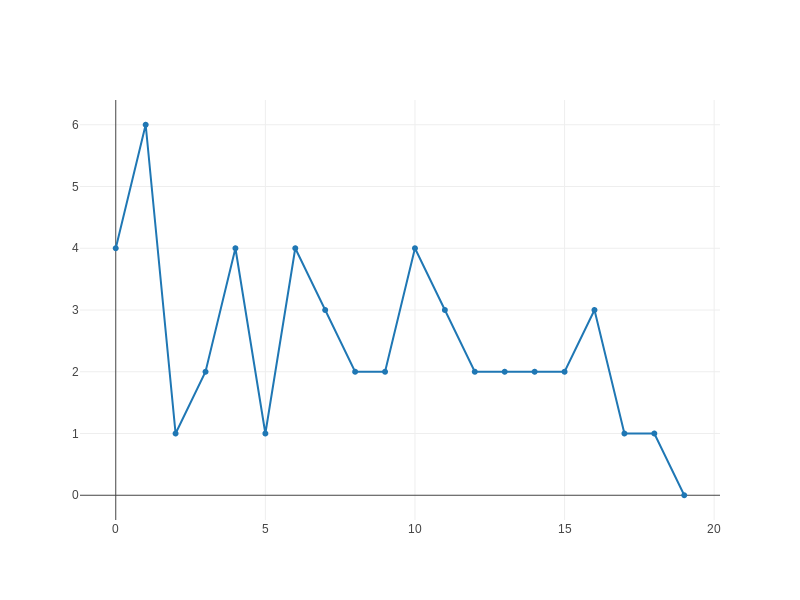

Source code (Python):
''' Lab 1
Исследование однослойных нейронных сетей на примере
моделирования булевых выражений

Цель: Исследовать функционирование простейшей нейронной сети (НС) на базе
нейрона с нелинейной функцией активации и ее обучение по правилу Видроу-Хоффа.

Вариант 15.

b_f = NOT((x1 + x2)x3 + x3x4)
f_a: 1,4
'''

from operator import and_, or_, not_
import numpy as np
import plotly.offline as offline
import plotly.graph_objs as go
import matplotlib.pyplot as plt
import matplotlib
import pdb


def AND(x1, x2):
    return and_(x1, x2)


def OR(x1, x2):
    return or_(x1, x2)


def NOT(x):
    return not_(x)


def initialize():
    n = 4  # variables number
    W = np.zeros(n + 1)  # [0., 0., 0., 0., 0.]
    X = []
    i = 0
    while i < 2**int(n):
        x = list(format(i, f'0{n}b'))
        x = [int(n) for n in x]
        X.append(x)
        i += 1
    F = get_F(X)
    return F,  W


def get_F(X):
    F = list()
    target_function = []
    for element in X:
        v1 = OR(element[0], element[1])
        v2 = AND(v1, element[2])
        v3 = AND(element[2], element[3])
        v4 = OR(v2, v3)
        value = NOT(v4)  # - - my function
        # v1 = NOT(element[1])
        # v2 = OR(v1, element[3])
        # v3 = AND(v2, element[0])
        # v4 = AND(element[0], element[2])
        # v5 = OR(v3, v4)
        # value = NOT(v5)
        # v1 = element[0]
        # v2 = element[1]
        # v3 = AND(v1, v2)
        # v4 = NOT(v3)
        # v5 = AND(element[2], element[3])
        # value = AND(v4, v5)
        target_function.append(int(value))
    for element in X:
        element.insert(0, 1)  # fictional x0 for delta-rule
    for i in range(len(X)):
        F.append((np.array(X[i]), target_function[i]))
    return F


def unit_step(x): return 0. if x < 0 else 1.


def training_perceptron(initializer):
    eta = 0.3  # training norma
    k = 0
    data, W = initializer

    k_s = []  # Era numbers for graph
    sum_errors = []  # Sum Error numbers by each Era for graph
    X = [x[0] for x in data]
    Y = [y[1] for y in data]

    y_pred = np.ones(len(data))
    errors = np.ones(len(data))

    while np.sum(errors) != 0:
        outputs = []
        print(f'{k}', end='; ')
        if k < 10:
            print(f' {W}', end='; ')
        else:
            print(f'{W}', end='; ')
        for i in range(0, len(X)):
            net = np.dot(X[i], W)
            y_net = unit_step(net)
            outputs.append(y_net)
            y_pred[i] = y_net
            error = Y[i] - y_pred[i]

            for j in range(0, len(W)):
                W[j] += eta * error * X[i][j]  # Updating weights
        for i in range(0, len(Y)):
            errors[i] = (Y[i] - y_pred[i]) ** 2

        print(f'{outputs}', end='; ')
        sum_errors.append(sum(errors))
        k_s.append(k)
        print(f'{np.sum(errors)}', end='\n')
        k += 1

    error_graph(error_values=sum_errors, k_s=k_s)
    return


def error_graph(error_values, k_s):
    # fig = go.Figure()
    fig = plt.figure()
    trace = go.Scatter(
        x=k_s,
        y=error_values,
        mode='lines+markers',
        name='Суммарная ошибка по эпохам обучения (пороговая ФА)'
    )
    offline.plot({'data': [trace]}, image='png', image_filename='task_1')
    # pio.write_image(fig, 'plot_1.png')
    return


if __name__ == "__main__":
    my_task = initialize()
    training_perceptron(my_task)
